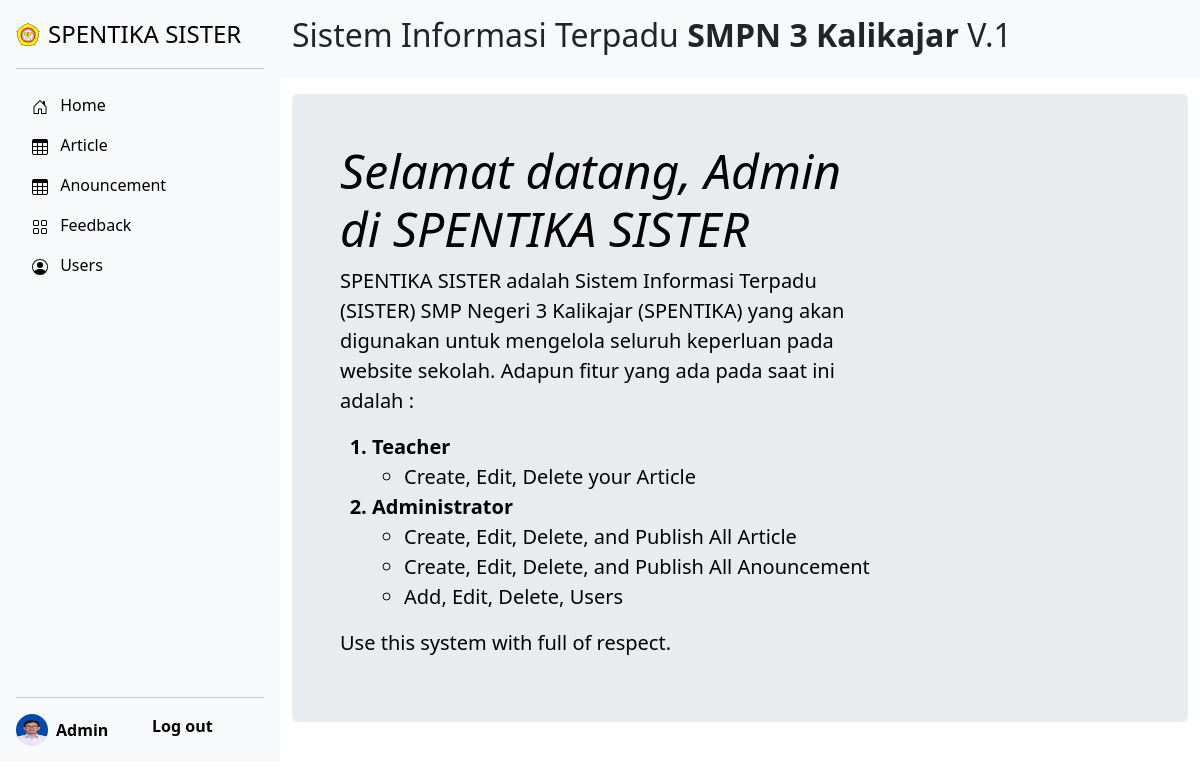
Screenshot of /home (signed in) with the database file from the repository.
### tables this page shows
CREATE TABLE teacher (id INTEGER PRIMARY KEY AUTOINCREMENT NOT NULL, name TEXT NOT NULL, email  TEXT NOT NULL, password  TEXT NOT NULL, picture TEXT, subject TEXT, role TEXT NOT NULL);

### app.py (the view)
@app.route("/home")
@login_required
def home():
    user_id = session["user_id"]
    teacher = db.execute("SELECT * FROM teacher WHERE id = ?", user_id)
    return render_template("teacher/index.html", teacher=teacher)

### app.py (called while the page is built)
@app.after_request
def after_request(response):
    response.headers["Cache-Control"] = "no-cache, no-store, must-revalidate"
    response.headers["Expires"] = 0
    response.headers["Pragma"] = "no-cache"
    return response

### helpers.py (called while the page is built)
def login_required(f):
    @wraps(f)
    def decorated_function(*args, **kwargs):
        if session.get("user_id") is None:
            return redirect("/login")
        return f(*args, **kwargs)
    return decorated_function

### templates/teacher/index.html (shortened to what this page needs)
{% extends "teacher/layout.html" %}
{% block main %}
    {% for teachers in teacher %}
    <div class="col-lg-12 py-3">
      <div class="p-4 p-md-5 mb-4 rounded text-body-emphasis bg-body-secondary">
        <div class="col-lg-8 px-0">
          <h3 class="display-5 fst-italic">Selamat datang, <strong>{{ teachers.name }}</strong> di SPENTIKA SISTER</h3>
          <p class="lead">
            SPENTIKA SISTER adalah Sistem Informasi Terpadu (SISTER) SMP Negeri 3 Kalikajar (SPENTIKA) yang akan digunakan untuk mengelola seluruh keperluan pada website sekolah.
            Adapun fitur yang ada pada saat ini adalah :
          </p>
          <ol class="lead">
            <li class="fw-bold">Teacher</li>
            <ul>
              <li>Create, Edit, Delete your Article</li>
            </ul>
            <li class="fw-bold">Administrator</li>
            <ul>
              <li>Create, Edit, Delete, and Publish All Article</li>
              <li>Create, Edit, Delete, and Publish All Anouncement</li>
              <li>Add, Edit, Delete, Users</li>
            </ul>
          </ol>
          <p class="lead">
            Use this system with full of respect.
          </p>
        </div>
      </div>
    </div>
    {% endfor %}
{% endblock %}

### templates/teacher/layout.html (shortened to what this page needs)
<!DOCTYPE html>
<html lang="eng">
    <head>
        <link href="https://cdn.jsdelivr.net/npm/bootstrap@5.3.3/dist/css/bootstrap.min.css" rel="stylesheet">
        <link href="../static/styles.css" rel="stylesheet">
        <link
            rel="stylesheet"
            href="https://cdnjs.cloudflare.com/ajax/libs/font-awesome/5.15.4/css/all.min.css"
        />
        <link rel="stylesheet" href="https://cdn.datatables.net/2.0.1/css/dataTables.bootstrap5.css" />
        <link rel="stylesheet" href="https://cdnjs.cloudflare.com/ajax/libs/twitter-bootstrap/5.3.0/css/bootstrap.min.css" />
    </head>
    <body>
      {% for teachers in teacher %}
      <main class="d-flex flex-nowrap">
        <div class="d-flex flex-column flex-shrink-0 p-3 bg-body-tertiary" style="width: 280px;">
          <a href="/home" class="d-flex align-items-center mb-3 mb-md-0 me-md-auto link-body-emphasis text-decoration-none">
            <img src="/static/favicon.ico" alt="Logo" width="24" height="24" class="bi pe-none me-2">
            <span class="fs-4">SPENTIKA SISTER</span>
          </a>
          <hr>
          <ul class="nav nav-pills flex-column mb-auto">
            <li class="nav-item">
              <a href="/home" class="nav-link link-body-emphasis">
                <svg class="bi pe-none me-2" width="16" height="16"><use xlink:href="#home"/></svg>
                Home
              </a>
            </li>
            <li>
              <a href="/article" class="nav-link link-body-emphasis">
                <svg class="bi pe-none me-2" width="16" height="16"><use xlink:href="#table"/></svg>
                Article
              </a>
            </li>
            {% if teachers.role == "Admin" %}
            <li>
              <a href="/pengumuman" class="nav-link link-body-emphasis">
                <svg class="bi pe-none me-2" width="16" height="16"><use xlink:href="#table"/></svg>
                Anouncement
              </a>
            </li>
            <li>
              <a href="/feedbackList" class="nav-link link-body-emphasis">
                <svg class="bi pe-none me-2" width="16" height="16"><use xlink:href="#grid"/></svg>
                Feedback
              </a>
            </li>
            <li>
              <a href="/users" class="nav-link link-body-emphasis">
                <svg class="bi pe-none me-2" width="16" height="16"><use xlink:href="#people-circle"/></svg>
                Users
              </a>
            </li>
            {% endif %}
          </ul>
          <hr>
          <div class="row">
            <div class="col-lg-6">
            <a href="/teacher-profile" class="d-flex align-items-center link-body-emphasis text-decoration-none">
              <img src="{{ teachers.picture }}" alt="" width="32" height="32" class="rounded-circle me-2">
              <strong>{{ teachers.name }}</strong></a>
            </div>
            <div class="col-lg-6">
              <a href="/logout" class="d-flex align-items-center link-body-emphasis text-decoration-none"><strong>Log out</strong></a>
            </div>
          </div>
        </div>
        <div class="row container">
          <div class="col-lg-12 bg-body-tertiary">
            <h2 class="fw-normal py-3">Sistem Informasi Terpadu <b>SMPN 3 Kalikajar</b> V.1</h2>
          </div>
          {% block main %}{% endblock %}
        {% endfor %}
        </div>
      </main>
    </body>
</html>

### static/styles.css (style rules this page uses)
body { font-family: 'Quicksand', sans-serif; height: 100vh; margin: 0; display: flex; flex-direction: column; }

### rows the page displays
teacher: role "Admin" (drawn), picture (picture), name "Admin"
